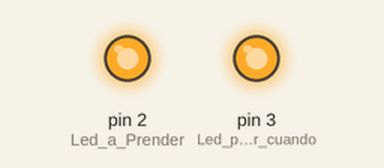
The sketch below on a simulated Arduino Uno, built with avr-gcc and run on an emulated ATmega328P. On the bench: output pins drawn as LEDs (lit = HIGH).

Above: at 0.7 s.
At 2.6 s:
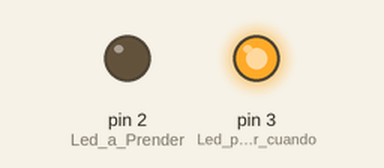
At 3.5 s:
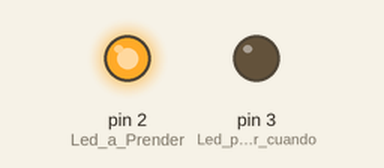
At 4.5 s:
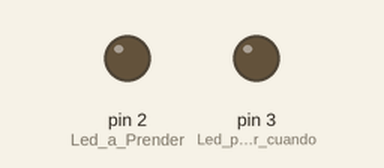
Timing chart, 0 to 10.4 s (numbered marks = the images above):
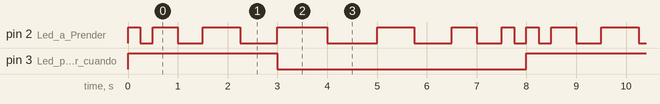

Measured:
- by itself, pin 3 (Led_para_reconocer_cuando): alternates HIGH for 3.0 s and LOW for 5.0 s
- by itself, pin 2 (Led_a_Prender): repeats every 8.0 s: LOW 0.25 s, HIGH 0.50 s, LOW 0.50 s, HIGH 0.75 s, LOW 0.75 s, HIGH 1.0 s, LOW 1.0 s, HIGH 0.75 s, LOW 0.75 s, HIGH 0.50 s, LOW 0.50 s, HIGH 0.25 s, LOW 0.25 s, HIGH 0.25 s
- by itself, everything shown: repeats every 8.0 s, in 14 steps

The sketch:

sketch_feb15b.ino
```cpp
// Equipo
// López Hernández Jesús Haans
// Tello Ruiz Christian Alexander

void setup() {
  pinMode(2, OUTPUT);//Led a Prender
  pinMode(3,OUTPUT);//Led para reconocer cuando entra y sale del while

}

void loop() {
int i = 0;
  digitalWrite(3,HIGH);//Prendemos por que entramos a while
  while(i < 1000){//queremos que se detenga en 1000 para hacerlo aproximadamente en 5 segundos
    digitalWrite(2, HIGH);// prendemos con un delay de i
    delay(i);
    digitalWrite(2, LOW);// apagamos con un delay de i
    delay(i);
    i= i + 250;//aumentamos el delay en 250 ms
  }
  digitalWrite(3,LOW);//Apagamos por que entramos a otro while
  while(i > 0){
    digitalWrite(2, HIGH);// Prendemos con un delay de i
    delay(i);
    digitalWrite(2, LOW);//Apagamos con un delay de i
    delay(i);
    i= i - 250;// desminuimos el delay en 250 ms
  }


}
```
